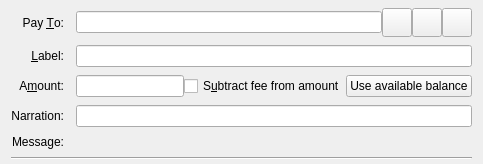
  <widget class="QFrame" name="SendCoins">
   <property name="toolTip">
    <string>This is a normal payment.</string>
   </property>
   <property name="frameShape">
    <enum>QFrame::NoFrame</enum>
   </property>
   <layout class="QGridLayout" name="gridLayout">
    <property name="topMargin">
     <number>8</number>
    </property>
    <property name="bottomMargin">
     <number>4</number>
    </property>
    <property name="horizontalSpacing">
     <number>12</number>
    </property>
    <property name="verticalSpacing">
     <number>8</number>
    </property>
    <item row="4" column="0">
     <widget class="QLabel" name="lblNarration">
      <property name="text">
       <string>Narration:</string>
      </property>
      <property name="alignment">
       <set>Qt::AlignRight|Qt::AlignTrailing|Qt::AlignVCenter</set>
      </property>
      <property name="buddy">
       <cstring>edtNarration</cstring>
      </property>
     </widget>
    </item>
    <item row="0" column="0">
     <widget class="QLabel" name="payToLabel">
      <property name="text">
       <string>Pay &amp;To:</string>
      </property>
      <property name="alignment">
       <set>Qt::AlignRight|Qt::AlignTrailing|Qt::AlignVCenter</set>
      </property>
      <property name="buddy">
       <cstring>payTo</cstring>
      </property>
     </widget>
    </item>
    <item row="3" column="0">
     <widget class="QLabel" name="amountLabel">
      <property name="text">
       <string>A&amp;mount:</string>
      </property>
      <property name="alignment">
       <set>Qt::AlignRight|Qt::AlignTrailing|Qt::AlignVCenter</set>
      </property>
      <property name="buddy">
       <cstring>payAmount</cstring>
      </property>
     </widget>
    </item>
    <item row="0" column="1">
     <layout class="QHBoxLayout" name="payToLayout">
      <property name="spacing">
       <number>0</number>
      </property>
      <item>
       <widget class="QValidatedLineEdit" name="payTo">
        <property name="toolTip">
         <string>The Rhombus address to send the payment to</string>
        </property>
       </widget>
      </item>
      <item>
       <widget class="QToolButton" name="addressBookButton">
        <property name="toolTip">
         <string>Choose previously used address</string>
        </property>
        <property name="text">
         <string/>
        </property>
        <property name="icon">
         <iconset resource="../bitcoin.qrc">
          <normaloff>:/icons/address-book</normaloff>:/icons/address-book</iconset>
        </property>
        <property name="iconSize">
         <size>
          <width>22</width>
          <height>22</height>
         </size>
        </property>
        <property name="shortcut">
         <string>Alt+A</string>
        </property>
       </widget>
      </item>
      <item>
       <widget class="QToolButton" name="pasteButton">
        <property name="toolTip">
         <string>Paste address from clipboard</string>
        </property>
        <property name="text">
         <string/>
        </property>
        <property name="icon">
         <iconset resource="../bitcoin.qrc">
          <normaloff>:/icons/editpaste</normaloff>:/icons/editpaste</iconset>
        </property>
        <property name="iconSize">
         <size>
          <width>22</width>
          <height>22</height>
         </size>
        </property>
        <property name="shortcut">
         <string>Alt+P</string>
        </property>
       </widget>
      </item>
      <item>
       <widget class="QToolButton" name="deleteButton">
        <property name="toolTip">
         <string>Remove this entry</string>
        </property>
        <property name="text">
         <string/>
        </property>
        <property name="icon">
         <iconset resource="../bitcoin.qrc">
          <normaloff>:/icons/remove</normaloff>:/icons/remove</iconset>
        </property>
        <property name="iconSize">
         <size>
          <width>22</width>
          <height>22</height>
         </size>
        </property>
       </widget>
      </item>
     </layout>
    </item>
    <item row="1" column="1">
     <widget class="QLineEdit" name="addAsLabel">
      <property name="toolTip">
       <string>Enter a label for this address to add it to the list of used addresses</string>
      </property>
     </widget>
    </item>
    <item row="1" column="0">
     <widget class="QLabel" name="labellLabel">
      <property name="text">
       <string>&amp;Label:</string>
      </property>
      <property name="alignment">
       <set>Qt::AlignRight|Qt::AlignTrailing|Qt::AlignVCenter</set>
      </property>
      <property name="buddy">
       <cstring>addAsLabel</cstring>
      </property>
     </widget>
    </item>
    <item row="3" column="1">
     <layout class="QHBoxLayout" name="horizontalLayoutAmount" stretch="0,1,0">
      <item>
       <widget class="BitcoinAmountField" name="payAmount"/>
      </item>
      <item>
       <widget class="QCheckBox" name="checkboxSubtractFeeFromAmount">
        <property name="toolTip">
         <string>The fee will be deducted from the amount being sent. The recipient will receive less rhombus than you enter in the amount field. If multiple recipients are selected, the fee is split equally.</string>
        </property>
        <property name="text">
         <string>S&amp;ubtract fee from amount</string>
        </property>
       </widget>
      </item>
      <item>
       <widget class="QPushButton" name="useAvailableBalanceButton">
        <property name="text">
         <string>Use available balance</string>
        </property>
       </widget>
      </item>
     </layout>
    </item>
    <item row="4" column="1">
     <widget class="QLineEdit" name="edtNarration">
      <property name="toolTip">
       <string>A short message sent over the Rhombus network, encrypted if sending to a stealth address or in a blind or anon transaction.</string>
      </property>
      <property name="maxLength">
       <number>24</number>
      </property>
     </widget>
    </item>
    <item row="5" column="0">
     <widget class="QLabel" name="messageLabel">
      <property name="text">
       <string>Message:</string>
      </property>
      <property name="alignment">
       <set>Qt::AlignRight|Qt::AlignTrailing|Qt::AlignVCenter</set>
      </property>
     </widget>
    </item>
    <item row="5" column="1">
     <widget class="QLabel" name="messageTextLabel">
      <property name="toolTip">
       <string>A message that was attached to the rhombus: URI which will be stored with the transaction for your reference. Note: This message will not be sent over the Rhombus network.</string>
      </property>
      <property name="textFormat">
       <enum>Qt::PlainText</enum>
      </property>
     </widget>
    </item>
    <item row="6" column="0" colspan="2">
     <widget class="Line" name="line">
      <property name="orientation">
       <enum>Qt::Horizontal</enum>
      </property>
     </widget>
    </item>
   </layout>
  </widget>
